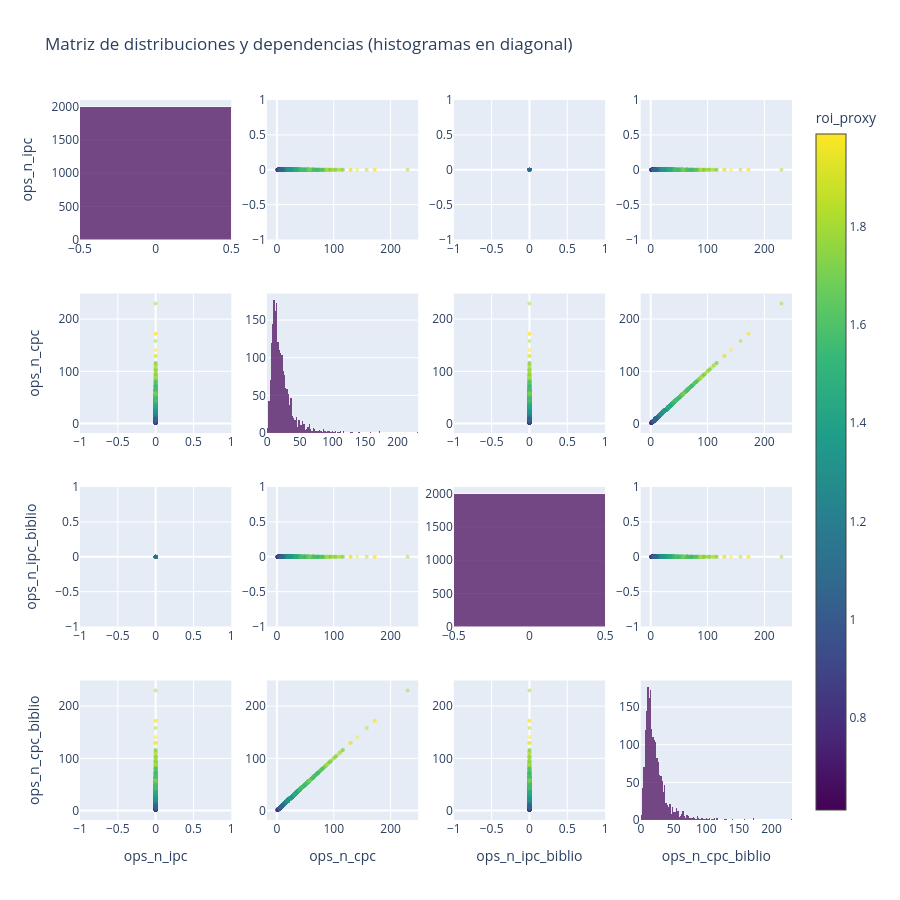

The code cell stored with this chart in its notebook:
### Markdown cell above
### Historigrama y correlación de las variables discretas y comparativa vs roi_proxy

### Code cell
cols = [
    "ops_n_ipc",
    "ops_n_cpc",
    "ops_n_ipc_biblio",
    "ops_n_cpc_biblio",
]

df = df_tablon[cols + ["roi_proxy"]].dropna()
n = len(cols)

fig = make_subplots(
    rows=n,
    cols=n,
    shared_xaxes=False,
    shared_yaxes=False
)

for i, y in enumerate(cols):
    for j, x in enumerate(cols):

        # Diagonal → histogramas
        if i == j:
            fig.add_trace(
                go.Histogram(
                    x=df[x],
                    marker=dict(
                        color="rgba(68,1,84,0.7)"
                    ),
                    showlegend=False
                ),
                row=i+1, col=j+1
            )

        # Fuera de diagonal → scatter
        else:
            fig.add_trace(
                go.Scatter(
                    x=df[x],
                    y=df[y],
                    mode="markers",
                    marker=dict(
                        color=df["roi_proxy"],
                        colorscale="Viridis",
                        size=4,
                        opacity=0.5,
                        showscale=(i == 0 and j == n - 1),
                        colorbar=dict(title="roi_proxy")
                    ),
                    showlegend=False
                ),
                row=i+1, col=j+1
            )

# 🔹 ETIQUETAS DE EJES
for i, col in enumerate(cols):
    # Eje Y (primera columna)
    fig.update_yaxes(
        title_text=col,
        row=i+1,
        col=1
    )

    # Eje X (última fila)
    fig.update_xaxes(
        title_text=col,
        row=n,
        col=i+1
    )

fig.update_layout(
    height=900,
    width=900,
    title="Matriz de distribuciones y dependencias (histogramas en diagonal)",
)

fig.show()

### Figure 1 — Plotly figure (JSON) as saved in the notebook; plotly's stock layout.template omitted (floating-point values rounded to 4 significant figures; data arrays with more than 128 entries replaced by an {"elided": "..."} marker saying what was removed)
{"data": [{"marker": {"color": "rgba(68,1,84,0.7)"}, "showlegend": false, "type": "histogram", "x": {"elided": "2000 int values"}, "xaxis": "x", "yaxis": "y"}, {"marker": {"color": {"elided": "2000 float values"}, "colorbar": {"title": {"text": "roi_proxy"}}, "colorscale": [[0, "#440154"], [0.1111, "#482878"], [0.2222, "#3e4989"], [0.3333, "#31688e"], [0.4444, "#26828e"], [0.5556, "#1f9e89"], [0.6667, "#35b779"], [0.7778, "#6ece58"], [0.8889, "#b5de2b"], [1, "#fde725"]], "opacity": 0.5, "showscale": false, "size": 4}, "mode": "markers", "showlegend": false, "type": "scatter", "x": {"elided": "2000 int values"}, "xaxis": "x2", "y": {"elided": "2000 int values"}, "yaxis": "y2"}, {"marker": {"color": {"elided": "2000 float values"}, "colorbar": {"title": {"text": "roi_proxy"}}, "colorscale": [[0, "#440154"], [0.1111, "#482878"], [0.2222, "#3e4989"], [0.3333, "#31688e"], [0.4444, "#26828e"], [0.5556, "#1f9e89"], [0.6667, "#35b779"], [0.7778, "#6ece58"], [0.8889, "#b5de2b"], [1, "#fde725"]], "opacity": 0.5, "showscale": false, "size": 4}, "mode": "markers", "showlegend": false, "type": "scatter", "x": {"elided": "2000 int values"}, "xaxis": "x3", "y": {"elided": "2000 int values"}, "yaxis": "y3"}, {"marker": {"color": {"elided": "2000 float values"}, "colorbar": {"title": {"text": "roi_proxy"}}, "colorscale": [[0, "#440154"], [0.1111, "#482878"], [0.2222, "#3e4989"], [0.3333, "#31688e"], [0.4444, "#26828e"], [0.5556, "#1f9e89"], [0.6667, "#35b779"], [0.7778, "#6ece58"], [0.8889, "#b5de2b"], [1, "#fde725"]], "opacity": 0.5, "showscale": true, "size": 4}, "mode": "markers", "showlegend": false, "type": "scatter", "x": {"elided": "2000 int values"}, "xaxis": "x4", "y": {"elided": "2000 int values"}, "yaxis": "y4"}, {"marker": {"color": {"elided": "2000 float values"}, "colorbar": {"title": {"text": "roi_proxy"}}, "colorscale": [[0, "#440154"], [0.1111, "#482878"], [0.2222, "#3e4989"], [0.3333, "#31688e"], [0.4444, "#26828e"], [0.5556, "#1f9e89"], [0.6667, "#35b779"], [0.7778, "#6ece58"], [0.8889, "#b5de2b"], [1, "#fde725"]], "opacity": 0.5, "showscale": false, "size": 4}, "mode": "markers", "showlegend": false, "type": "scatter", "x": {"elided": "2000 int values"}, "xaxis": "x5", "y": {"elided": "2000 int values"}, "yaxis": "y5"}, {"marker": {"color": "rgba(68,1,84,0.7)"}, "showlegend": false, "type": "histogram", "x": {"elided": "2000 int values"}, "xaxis": "x6", "yaxis": "y6"}, {"marker": {"color": {"elided": "2000 float values"}, "colorbar": {"title": {"text": "roi_proxy"}}, "colorscale": [[0, "#440154"], [0.1111, "#482878"], [0.2222, "#3e4989"], [0.3333, "#31688e"], [0.4444, "#26828e"], [0.5556, "#1f9e89"], [0.6667, "#35b779"], [0.7778, "#6ece58"], [0.8889, "#b5de2b"], [1, "#fde725"]], "opacity": 0.5, "showscale": false, "size": 4}, "mode": "markers", "showlegend": false, "type": "scatter", "x": {"elided": "2000 int values"}, "xaxis": "x7", "y": {"elided": "2000 int values"}, "yaxis": "y7"}, {"marker": {"color": {"elided": "2000 float values"}, "colorbar": {"title": {"text": "roi_proxy"}}, "colorscale": [[0, "#440154"], [0.1111, "#482878"], [0.2222, "#3e4989"], [0.3333, "#31688e"], [0.4444, "#26828e"], [0.5556, "#1f9e89"], [0.6667, "#35b779"], [0.7778, "#6ece58"], [0.8889, "#b5de2b"], [1, "#fde725"]], "opacity": 0.5, "showscale": false, "size": 4}, "mode": "markers", "showlegend": false, "type": "scatter", "x": {"elided": "2000 int values"}, "xaxis": "x8", "y": {"elided": "2000 int values"}, "yaxis": "y8"}, {"marker": {"color": {"elided": "2000 float values"}, "colorbar": {"title": {"text": "roi_proxy"}}, "colorscale": [[0, "#440154"], [0.1111, "#482878"], [0.2222, "#3e4989"], [0.3333, "#31688e"], [0.4444, "#26828e"], [0.5556, "#1f9e89"], [0.6667, "#35b779"], [0.7778, "#6ece58"], [0.8889, "#b5de2b"], [1, "#fde725"]], "opacity": 0.5, "showscale": false, "size": 4}, "mode": "markers", "showlegend": false, "type": "scatter", "x": {"elided": "2000 int values"}, "xaxis": "x9", "y": {"elided": "2000 int values"}, "yaxis": "y9"}, {"marker": {"color": {"elided": "2000 float values"}, "colorbar": {"title": {"text": "roi_proxy"}}, "colorscale": [[0, "#440154"], [0.1111, "#482878"], [0.2222, "#3e4989"], [0.3333, "#31688e"], [0.4444, "#26828e"], [0.5556, "#1f9e89"], [0.6667, "#35b779"], [0.7778, "#6ece58"], [0.8889, "#b5de2b"], [1, "#fde725"]], "opacity": 0.5, "showscale": false, "size": 4}, "mode": "markers", "showlegend": false, "type": "scatter", "x": {"elided": "2000 int values"}, "xaxis": "x10", "y": {"elided": "2000 int values"}, "yaxis": "y10"}, {"marker": {"color": "rgba(68,1,84,0.7)"}, "showlegend": false, "type": "histogram", "x": {"elided": "2000 int values"}, "xaxis": "x11", "yaxis": "y11"}, {"marker": {"color": {"elided": "2000 float values"}, "colorbar": {"title": {"text": "roi_proxy"}}, "colorscale": [[0, "#440154"], [0.1111, "#482878"], [0.2222, "#3e4989"], [0.3333, "#31688e"], [0.4444, "#26828e"], [0.5556, "#1f9e89"], [0.6667, "#35b779"], [0.7778, "#6ece58"], [0.8889, "#b5de2b"], [1, "#fde725"]], "opacity": 0.5, "showscale": false, "size": 4}, "mode": "markers", "showlegend": false, "type": "scatter", "x": {"elided": "2000 int values"}, "xaxis": "x12", "y": {"elided": "2000 int values"}, "yaxis": "y12"}, {"marker": {"color": {"elided": "2000 float values"}, "colorbar": {"title": {"text": "roi_proxy"}}, "colorscale": [[0, "#440154"], [0.1111, "#482878"], [0.2222, "#3e4989"], [0.3333, "#31688e"], [0.4444, "#26828e"], [0.5556, "#1f9e89"], [0.6667, "#35b779"], [0.7778, "#6ece58"], [0.8889, "#b5de2b"], [1, "#fde725"]], "opacity": 0.5, "showscale": false, "size": 4}, "mode": "markers", "showlegend": false, "type": "scatter", "x": {"elided": "2000 int values"}, "xaxis": "x13", "y": {"elided": "2000 int values"}, "yaxis": "y13"}, {"marker": {"color": {"elided": "2000 float values"}, "colorbar": {"title": {"text": "roi_proxy"}}, "colorscale": [[0, "#440154"], [0.1111, "#482878"], [0.2222, "#3e4989"], [0.3333, "#31688e"], [0.4444, "#26828e"], [0.5556, "#1f9e89"], [0.6667, "#35b779"], [0.7778, "#6ece58"], [0.8889, "#b5de2b"], [1, "#fde725"]], "opacity": 0.5, "showscale": false, "size": 4}, "mode": "markers", "showlegend": false, "type": "scatter", "x": {"elided": "2000 int values"}, "xaxis": "x14", "y": {"elided": "2000 int values"}, "yaxis": "y14"}, {"marker": {"color": {"elided": "2000 float values"}, "colorbar": {"title": {"text": "roi_proxy"}}, "colorscale": [[0, "#440154"], [0.1111, "#482878"], [0.2222, "#3e4989"], [0.3333, "#31688e"], [0.4444, "#26828e"], [0.5556, "#1f9e89"], [0.6667, "#35b779"], [0.7778, "#6ece58"], [0.8889, "#b5de2b"], [1, "#fde725"]], "opacity": 0.5, "showscale": false, "size": 4}, "mode": "markers", "showlegend": false, "type": "scatter", "x": {"elided": "2000 int values"}, "xaxis": "x15", "y": {"elided": "2000 int values"}, "yaxis": "y15"}, {"marker": {"color": "rgba(68,1,84,0.7)"}, "showlegend": false, "type": "histogram", "x": {"elided": "2000 int values"}, "xaxis": "x16", "yaxis": "y16"}], "layout": {"height": 900, "title": {"text": "Matriz de distribuciones y dependencias (histogramas en diagonal)"}, "width": 900, "xaxis": {"anchor": "y", "domain": [0, 0.2125]}, "xaxis10": {"anchor": "y10", "domain": [0.2625, 0.475]}, "xaxis11": {"anchor": "y11", "domain": [0.525, 0.7375]}, "xaxis12": {"anchor": "y12", "domain": [0.7875, 1]}, "xaxis13": {"anchor": "y13", "domain": [0, 0.2125], "title": {"text": "ops_n_ipc"}}, "xaxis14": {"anchor": "y14", "domain": [0.2625, 0.475], "title": {"text": "ops_n_cpc"}}, "xaxis15": {"anchor": "y15", "domain": [0.525, 0.7375], "title": {"text": "ops_n_ipc_biblio"}}, "xaxis16": {"anchor": "y16", "domain": [0.7875, 1], "title": {"text": "ops_n_cpc_biblio"}}, "xaxis2": {"anchor": "y2", "domain": [0.2625, 0.475]}, "xaxis3": {"anchor": "y3", "domain": [0.525, 0.7375]}, "xaxis4": {"anchor": "y4", "domain": [0.7875, 1]}, "xaxis5": {"anchor": "y5", "domain": [0, 0.2125]}, "xaxis6": {"anchor": "y6", "domain": [0.2625, 0.475]}, "xaxis7": {"anchor": "y7", "domain": [0.525, 0.7375]}, "xaxis8": {"anchor": "y8", "domain": [0.7875, 1]}, "xaxis9": {"anchor": "y9", "domain": [0, 0.2125]}, "yaxis": {"anchor": "x", "domain": [0.8063, 1], "title": {"text": "ops_n_ipc"}}, "yaxis10": {"anchor": "x10", "domain": [0.2687, 0.4625]}, "yaxis11": {"anchor": "x11", "domain": [0.2687, 0.4625]}, "yaxis12": {"anchor": "x12", "domain": [0.2687, 0.4625]}, "yaxis13": {"anchor": "x13", "domain": [0, 0.1938], "title": {"text": "ops_n_cpc_biblio"}}, "yaxis14": {"anchor": "x14", "domain": [0, 0.1938]}, "yaxis15": {"anchor": "x15", "domain": [0, 0.1938]}, "yaxis16": {"anchor": "x16", "domain": [0, 0.1938]}, "yaxis2": {"anchor": "x2", "domain": [0.8063, 1]}, "yaxis3": {"anchor": "x3", "domain": [0.8063, 1]}, "yaxis4": {"anchor": "x4", "domain": [0.8063, 1]}, "yaxis5": {"anchor": "x5", "domain": [0.5375, 0.7312], "title": {"text": "ops_n_cpc"}}, "yaxis6": {"anchor": "x6", "domain": [0.5375, 0.7312]}, "yaxis7": {"anchor": "x7", "domain": [0.5375, 0.7312]}, "yaxis8": {"anchor": "x8", "domain": [0.5375, 0.7312]}, "yaxis9": {"anchor": "x9", "domain": [0.2687, 0.4625], "title": {"text": "ops_n_ipc_biblio"}}}}
